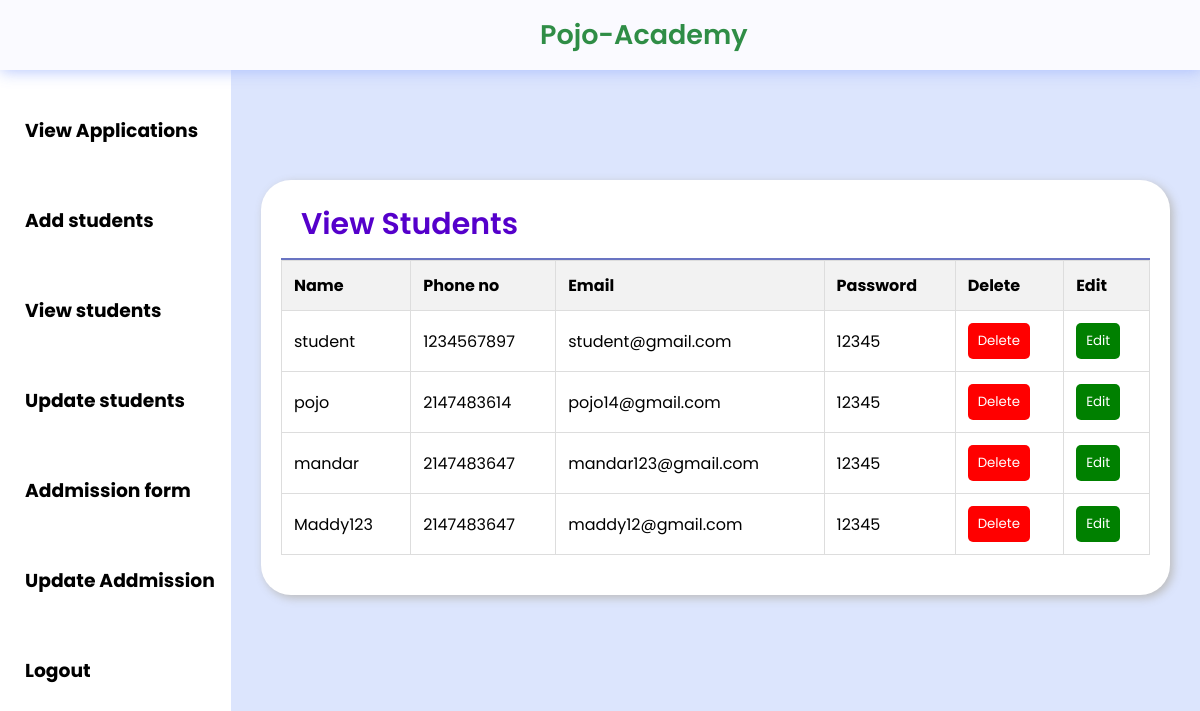
Page /admin/view_students.php (signed in) on the committed database.
### tables this page shows
CREATE TABLE `user` (
  `id` int(11) NOT NULL,
  `username` varchar(50) DEFAULT NULL,
  `phone` int(30) DEFAULT NULL,
  `email` varchar(50) DEFAULT NULL,
  `usertype` varchar(50) DEFAULT NULL,
  `password` varchar(50) DEFAULT NULL
);

### admin/view_students.php (the view, shortened to what this page needs)
<?php
$host = "localhost";
$user = "root";
$password = "";
$db = "schoolproject";
$data = mysqli_connect($host, $user, $password, $db);
$sql = "SELECT * from user WHERE usertype='student'";
$result = mysqli_query($data, $sql);
?>
<!DOCTYPE html>
<html lang="en">
<head>
    <link rel="stylesheet" href="./admin_css/view_s.css">
</head>
<body>
    <?php
    include 'sidebar_admin.php';
    ?>
    <div class="main">
        <div class="report-container">
            <div class="report-header">
                <h1 class="recent-Articles">View Students</h1>
            </div>
            <div class="table-wrapper">
                <table class="responsive-table">
                    <tr>
                        <th class="head">Name</th>
                        <th class="head">Phone no</th>
                        <th class="head">Email</th>
                        <th class="head">Password</th>
                        <th class="head">Delete</th>
                        <th class="head">Edit</th>
                    </tr>
                    <?php
                    while ($info = $result->fetch_assoc()) {
                        ?>
                        <tr>
                            <td data-label="" class="data">
                                <?php echo "{$info['username']}"; ?>
                            </td>
                            <td data-label="" class="data">
                                <?php echo "{$info['phone']}"; ?>
                            </td>
                            <td data-label="" class="data">
                                <?php echo "{$info['email']}"; ?>
                            </td>
                            <td data-label="" class="data">
                                <?php echo "{$info['password']}"; ?>
                            </td>
                            <td data-label="" class="data">
                                <?php echo "<button class='btn'><a onClick=\" javascript:return confirm('Are you sure you want to delete this student');\" href='delete_student.php?student_id={$info['id']}'>Delete</a></button>"; ?>
                            </td>
                            <td data-label="" class="data">
                                <?php echo "<button class='btn edit'><a href='update_student.php?student_id={$info['id']}'>Edit</a></button>"; ?>
                            </td>
                        </tr>
                        <?php
                    }
                    ?>
                </table>
            </div>
        </div>
    </div>
</body>
</html>

### admin/sidebar_admin.php (shortened to what this page needs)
<!DOCTYPE html>
<html lang="en">
<head>
    <link rel="stylesheet" href="../Styles/Admin.css">
    <link rel="stylesheet" href="../Styles/adminresponsive.css">
</head>
<body>
    <header>
        <div class="logosec">
            <div class="logo">Pojo-Academy</div>
        </div>
    </header>
    <div class="main-container">
        <div class="navcontainer">
            <nav class="nav">
                <div class="nav-upper-options">
                    <div class="nav-option option1">
                        <h3><a href="viewapplications.php">View Applications</a></h3>
                    </div>
                    <div class="option2 nav-option">
                        <h3><a href="addstudents.php">Add students</a></h3>
                    </div>
                    <div class="nav-option option3">
                        <h3><a href="view_students.php">View students</a></h3>
                    </div>
                    <div class="nav-option option4">
                        <h3><a href="update_student.php">Update students</a></h3>
                    </div>
                    <div class="nav-option option4">
                        <h3><a href="addmission.php">Addmission form</a></h3>
                    </div>
                    <div class="nav-option option4">
                        <h3><a href="update_addmission.php">Update Addmission</a></h3>
                    </div>
                    <div class="nav-option logout">
                        <h3><a href="../logout.php">Logout</a>
                        </h3>
                    </div>
                </div>
            </nav>
        </div>
</body>
</html>

### admin/admin_css/view_s.css (style rules this page uses)
.table-wrapper { overflow-x: auto; }
.responsive-table { width: 100%; border-collapse: collapse; border-spacing: 0; margin-bottom: 20px; border: 1px solid #ddd; }
.responsive-table th, .responsive-table td { padding: 12px; text-align: left; vertical-align: middle; border-bottom: 1px solid #ddd; border-right: 1px solid #ddd; }
.responsive-table th { background-color: #f2f2f2; font-weight: bold; border-top: 1px solid #ddd; }
.responsive-table td:last-child { border-right: none; }
.responsive-table td:before { content: attr(data-label); float: left; font-weight: bold; text-transform: uppercase; }
.btn { background-color: red; color: white; padding: 8px 10px; border: none; border-radius: 5px; cursor: pointer; }
a { text-decoration: none; color: white; }
h3 { color: rgb(82, 255, 47); }
.edit { background-color: green; }

### Styles/Admin.css (style rules this page uses)
* { margin: 0; padding: 0; box-sizing: border-box; font-family: "Poppins", sans-serif; }
:root { --background-color1: #fafaff; --background-color2: #ffffff; --background-color3: #ededed; --background-color4: #cad7fda4; --primary-color: #4b49ac; --secondary-color: #0c007d; --Border-color: #3f0097; --one-use-color: #3f0097; --two-use-color: #5500cb; }
body { background-color: var(--background-color4); max-width: 100%; overflow-x: hidden; }
header { height: 70px; width: 100vw; padding: 0 30px; background-color: var(--background-color1); position: fixed; z-index: 100; box-shadow: 1px 1px 15px rgba(161, 182, 253, 0.825); display: flex; justify-content: space-between; align-items: center; }
.logo { font-size: 27px; font-weight: 600; color: rgb(47, 141, 70); position: absolute; width: 25vw; left: 45%; }
.searchbar, .message, .logosec { display: flex; align-items: center; justify-content: center; }
.logosec { gap: 60px; }
.main-container { display: flex; width: 100vw; position: relative; top: 70px; z-index: 1; }
.main { height: calc(100vh - 70px); width: 87vw; overflow-y: scroll; overflow-x: hidden; padding: 40px 30px 30px 30px; }
.nav { min-height: 91vh; width: 250px; background-color: var(--background-color2); position: absolute; top: 0px; left: 00; box-shadow: 1px 1px 10px rgba(198, 189, 248, 0.825); display: flex; flex-direction: column; justify-content: space-between; overflow: hidden; padding: 30px 0 20px 10px; }
.navcontainer { height: calc(100vh - 70px); width: 250px; position: relative; overflow-y: scroll; overflow-x: hidden; transition: all 0.5s ease-in-out; }
.nav-option { width: 250px; height: 60px; display: flex; align-items: center; padding: 0 30px 0 20px; gap: 20px; transition: all 0.1s ease-in-out; }
.nav-option a { text-decoration: none; color: black; }
.nav-upper-options { display: flex; flex-direction: column; align-items: center; gap: 30px; }
.report-container { min-height: 300px; max-width: 1200px; margin: 70px auto 0px auto; background-color: #ffffff; border-radius: 30px; box-shadow: 3px 3px 10px rgb(188, 188, 188); padding: 0px 20px 20px 20px; }
.report-header { height: 80px; width: 100%; display: flex; align-items: center; justify-content: space-between; padding: 20px 20px 10px 20px; border-bottom: 2px solid rgba(0, 20, 151, 0.59); }
.recent-Articles { font-size: 30px; font-weight: 600; color: #5500cb; }

### rows in the picture
user: username "student", phone "1234567897", email "student@gmail.com", password "12345"
user: username "pojo", phone "2147483614", email "pojo14@gmail.com", password "12345"
user: username "mandar", phone "2147483647", email "mandar123@gmail.com", password "12345"
user: username "Maddy123", phone "2147483647", email "maddy12@gmail.com", password "12345"
